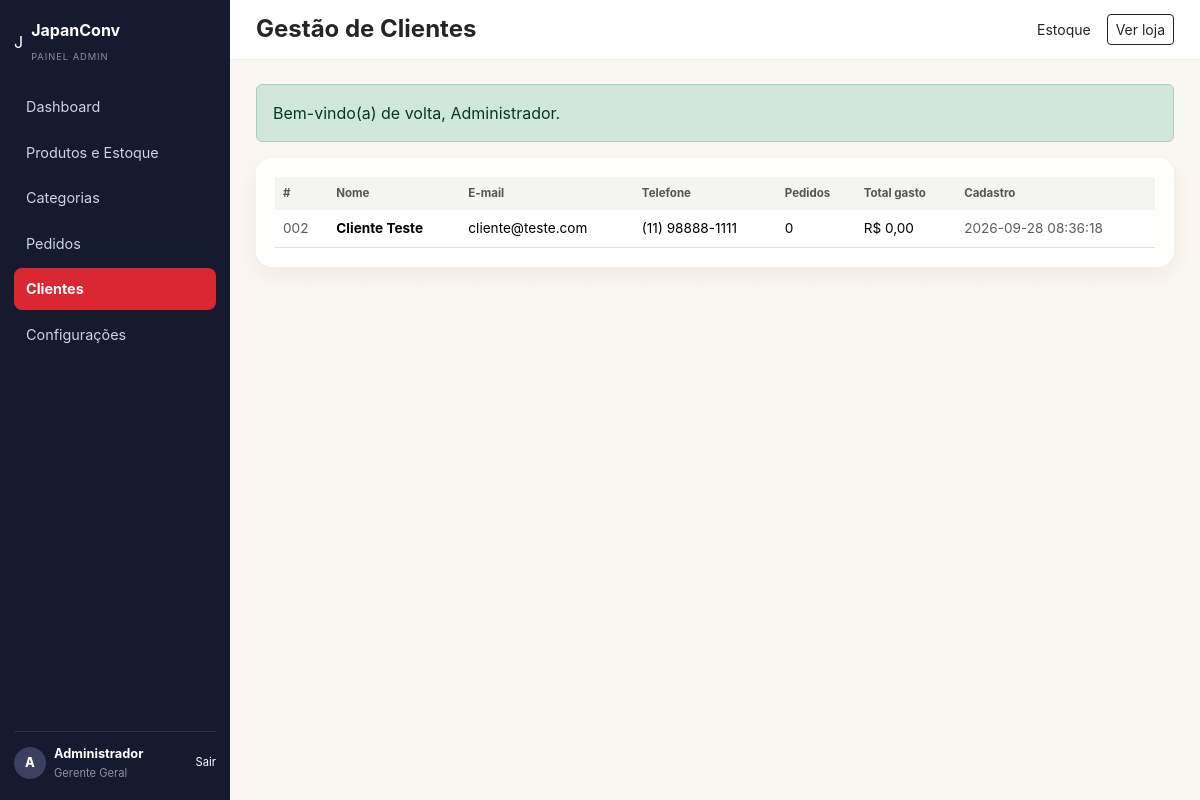
Page /admin/clientes.php (signed in) on the committed database.
### tables this page shows
CREATE TABLE IF NOT EXISTS usuarios (
  id INT AUTO_INCREMENT PRIMARY KEY,
  nome VARCHAR(100) NOT NULL,
  email VARCHAR(150) NOT NULL UNIQUE,
  senha VARCHAR(255) DEFAULT NULL,
  google_id VARCHAR(100) DEFAULT NULL UNIQUE,
  tipo ENUM('cliente','admin') NOT NULL DEFAULT 'cliente',
  telefone VARCHAR(20) DEFAULT NULL,
  endereco VARCHAR(255) DEFAULT NULL,
  rua VARCHAR(60) DEFAULT NULL,
  numero VARCHAR(10) DEFAULT NULL,
  bairro VARCHAR(40) DEFAULT NULL,
  cidade VARCHAR(60) DEFAULT NULL,
  uf CHAR(2) DEFAULT NULL,
  cep VARCHAR(9) DEFAULT NULL,
  criado_em TIMESTAMP DEFAULT CURRENT_TIMESTAMP
);

### includes/functions.php (called while the page is built, shortened)
<?php
function precoBR($v) { return 'R$ ' . number_format((float)$v, 2, ',', '.'); }
function e($s) { return htmlspecialchars((string)$s, ENT_QUOTES, 'UTF-8'); }

### admin/clientes.php (the view, shortened to what this page needs)
<?php
require_once __DIR__ . '/../includes/functions.php';
$clientes = $pdo->query("SELECT u.*, (SELECT COUNT(*) FROM pedidos p WHERE p.usuario_id=u.id) AS pedidos, (SELECT COALESCE(SUM(total),0) FROM pedidos p WHERE p.usuario_id=u.id AND p.status IN ('pago','enviado','entregue')) AS gasto FROM usuarios u WHERE tipo='cliente' ORDER BY id DESC")->fetchAll();
include '_layout_top.php';
?>
<div class="adm-card">
  <table class="table adm-table mb-0">
    <thead><tr><th>#</th><th>Nome</th><th>E-mail</th><th>Telefone</th><th>Pedidos</th><th>Total gasto</th><th>Cadastro</th></tr></thead>
    <tbody>
    <?php foreach ($clientes as $c): ?>
      <tr><td class="text-muted"><?= str_pad($c['id'], 3, '0', STR_PAD_LEFT) ?></td><td><b><?= e($c['nome']) ?></b></td>
      <td><?= e($c['email']) ?></td><td><?= e($c['telefone'] ?: '—') ?></td><td><?= $c['pedidos'] ?></td>
      <td><?= precoBR($c['gasto']) ?></td><td class="small text-muted"><?= $c['criado_em'] ?></td></tr>
    <?php endforeach; ?>
    </tbody>
  </table>
</div>
<?php include '_layout_bottom.php'; ?>

### assets/css/style.css (style rules this page uses)
:root { --bg:#f7f3ee; --surface:rgba(255,255,255,.68); --surface-strong:rgba(255,255,255,.88); --line:rgba(65,45,30,.09); --text:#242528; --muted:#777575; --red:#db2732; --red-dark:#b61924; --cream:#fff8ef; --shadow:0 14px 40px rgba(43,30,20,.08); --shadow-soft:0 8px 22px rgba(43,30,20,.06); --radius:20px; }
* { box-sizing:border-box }
html { scroll-behavior:smooth }
body { margin:0; font-family:Inter,Arial,sans-serif; color:var(--text); background: radial-gradient(900px 500px at 10% -10%, rgba(255,218,208,.55), transparent 60%), radial-gradient(900px 500px at 90% 10%, rgba(252,232,217,.75), transparent 62%), var(--bg); }
body:before { content:""; position:fixed; inset:0; pointer-events:none; opacity:.1; background-image:radial-gradient(rgba(0,0,0,.05) .7px, transparent .7px); background-size:7px 7px; }
html,body { height:100% }
body { display:flex;flex-direction:column;min-height:100vh }
.adm-card { background:rgba(255,255,255,.82);border:1px solid rgba(255,255,255,.8); border-radius:16px;padding:18px;box-shadow:var(--shadow-soft) }
.adm-table thead th { background:rgba(0,0,0,.04);font-size:.72rem;color:#555;border:none }
.adm-table tbody td { font-size:.85rem;vertical-align:middle }
.adm-body { background:#faf6f1 }

### rows in the picture
usuarios: id "002", nome "Cliente Teste", email "cliente@teste.com", telefone "(11) 98888-1111", pedidos "0", gasto "R$ 0,00", criado_em "2026-09-28 08:36:18"

### other values in the picture
mb_strtoupper(mb_substr($_SESSION['usuario_nome'] ?? 'A', 0, 1)) "A"
$_SESSION['usuario_nome'] "Administrador"
$titulo "Gestão de Clientes"
$m "Bem-vindo(a) de volta, Administrador."
